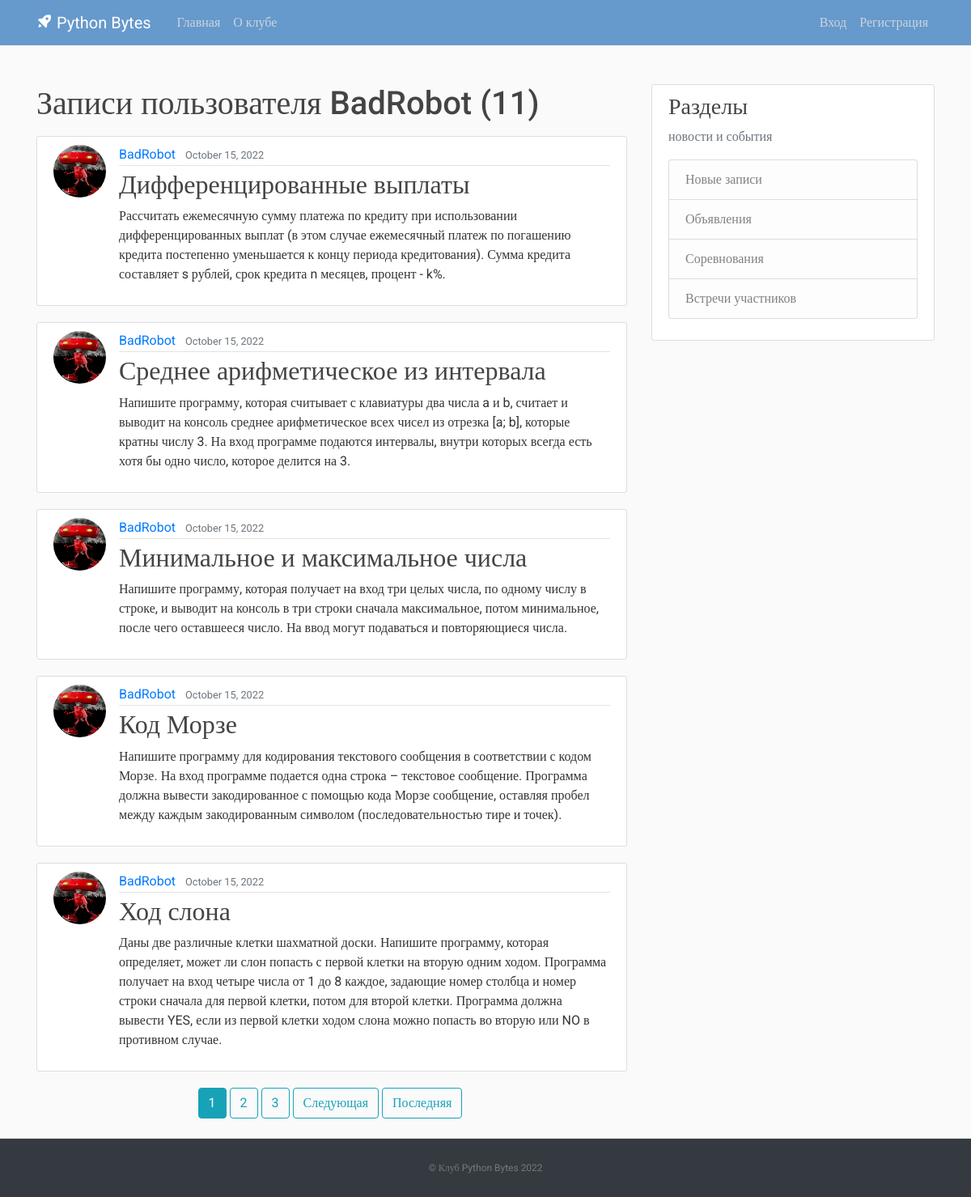
Page /user/BadRobot on the committed database.
### blog/models.py (models this page shows, shortened)
class Post(models.Model):
    title = models.CharField(max_length=100)
    content = models.TextField()
    date_posted = models.DateTimeField(default=timezone.now)
    author = models.ForeignKey(User, on_delete=models.CASCADE)

### users/models.py (models this page shows, shortened)
class Profile(models.Model):
    user = models.OneToOneField(User, on_delete=models.CASCADE)
    image = models.ImageField(default='default.jpg', upload_to='profile_pics')

### blog/views.py (the view)
# urls.py: path('user/<str:username>', UserPostListView.as_view(), name='user-posts'),
class UserPostListView(ListView):
    model = Post
    template_name = 'blog/user_posts.html'
    context_object_name = 'posts'
    paginate_by = 5
    def get_queryset(self):
        user = get_object_or_404(User, username=self.kwargs.get('username'))
        return Post.objects.filter(author=user).order_by('-date_posted')

### blog/templates/blog/user_posts.html (shortened to what this page needs)
{% extends "blog/base.html" %}
{% block content %}
    <h1 class="mb-3">Записи пользователя {{ view.kwargs.username }} ({{ page_obj.paginator.count }})</h1>
    {% for post in posts %}
        <article class="media content-section">
          <img class="rounded-circle article-img" src="{{ post.author.profile.image.url }}">
          <div class="media-body">
            <div class="article-metadata">
              <a class="mr-2" href="{% url 'user-posts' post.author.username %}">{{ post.author }}</a>
              <small class="text-muted">{{ post.date_posted|date:"F d, Y" }}</small>
            </div>
            <h2><a class="article-title" href="{% url 'post-detail' post.id %}">{{ post.title }}</a></h2>
            <p class="article-content">{{ post.content }}</p>
          </div>
        </article>
    {% endfor %}
    <div class="pagination justify-content-center">
    {% if is_paginated %}
      {% for num in page_obj.paginator.page_range %}
        {% if page_obj.number == num %}
          <a class="btn btn-info mb-4 mr-1" href="?page={{ num }}">{{ num }}</a>
        {% elif num > page_obj.number|add:'-3' and num < page_obj.number|add:'3' %}
          <a class="btn btn-outline-info mb-4 mr-1" href="?page={{ num }}">{{ num }}</a>
        {% endif %}
      {% endfor %}
      {% if page_obj.has_next %}
        <a class="btn btn-outline-info mb-4 mr-1" href="?page={{ page_obj.next_page_number }}">Следующая</a>
        <a class="btn btn-outline-info mb-4 mr-1" href="?page={{ page_obj.paginator.num_pages }}">Последняя</a>
      {% endif %}
    {% endif %}
  </div>
{% endblock content %}

### blog/static/blog/main.css (style rules this page uses)
﻿body, html { width:100%; height:100% }
body { margin:0; padding:0; background: #fafafa; color: #333333; margin-top: 5rem; font-family:Roboto; }
h1, h2, h3, h4, h5, h6 { color: #444444;s }
.content-section { background: #ffffff; padding: 10px 20px; border: 1px solid #dddddd; border-radius: 3px; margin-bottom: 20px; }
.article-title { color: #444444; }
.article-content { white-space: pre-line; }
.article-img { height: 65px; width: 65px; margin-right: 16px; }
.article-metadata { padding-bottom: 1px; margin-bottom: 4px; border-bottom: 1px solid #e3e3e3 }

### rows in the picture
Post: author.profile.image (picture), author "BadRobot", date_posted "October 15, 2022", title "Дифференцированные выплаты", content "Рассчитать ежемесячную сумму платежа по кредиту при использовании дифференцированных выплат (в этом случае ежемесячный платеж по погашению кредита постепенно уменьшается к концу периода кредитования). Сумма кредита составляет s рублей, срок кредита n месяцев, процент - k%."
Post: author.profile.image (picture), author "BadRobot", date_posted "October 15, 2022", title "Среднее арифметическое из интервала", content "Напишите программу, которая считывает с клавиатуры два числа a и b, считает и выводит на консоль среднее арифметическое всех чисел из отрезка [a; b], которые кратны числу 3. На вход программе подаются интервалы, внутри которых всегда есть хотя бы одно число, которое делится на 3."
Post: author.profile.image (picture), author "BadRobot", date_posted "October 15, 2022", title "Минимальное и максимальное числа", content "Напишите программу, которая получает на вход три целых числа, по одному числу в строке, и выводит на консоль в три строки сначала максимальное, потом минимальное, после чего оставшееся число. На ввод могут подаваться и повторяющиеся числа."
Post: author.profile.image (picture), author "BadRobot", date_posted "October 15, 2022", title "Код Морзе", content "Напишите программу для кодирования текстового сообщения в соответствии с кодом Морзе. На вход программе подается одна строка – текстовое сообщение. Программа должна вывести закодированное с помощью кода Морзе сообщение, оставляя пробел между каждым закодированным символом (последовательностью тире и точек)."
Post: author.profile.image (picture), author "BadRobot", date_posted "October 15, 2022", title "Ход слона", content "Даны две различные клетки шахматной доски. Напишите программу, которая определяет, может ли слон попасть с первой клетки на вторую одним ходом. Программа получает на вход четыре числа от 1 до 8 каждое, задающие номер столбца и номер строки сначала для первой клетки, потом для второй клетки. Программа должна вывести YES, если из первой клетки ходом слона можно попасть во вторую или NO в противном случае."

### other values in the picture
{{ view.kwargs.username }} "BadRobot"
{{ page_obj.paginator.count }} "11"
{{ num }} "1"
{{ num }} "2" "3"
